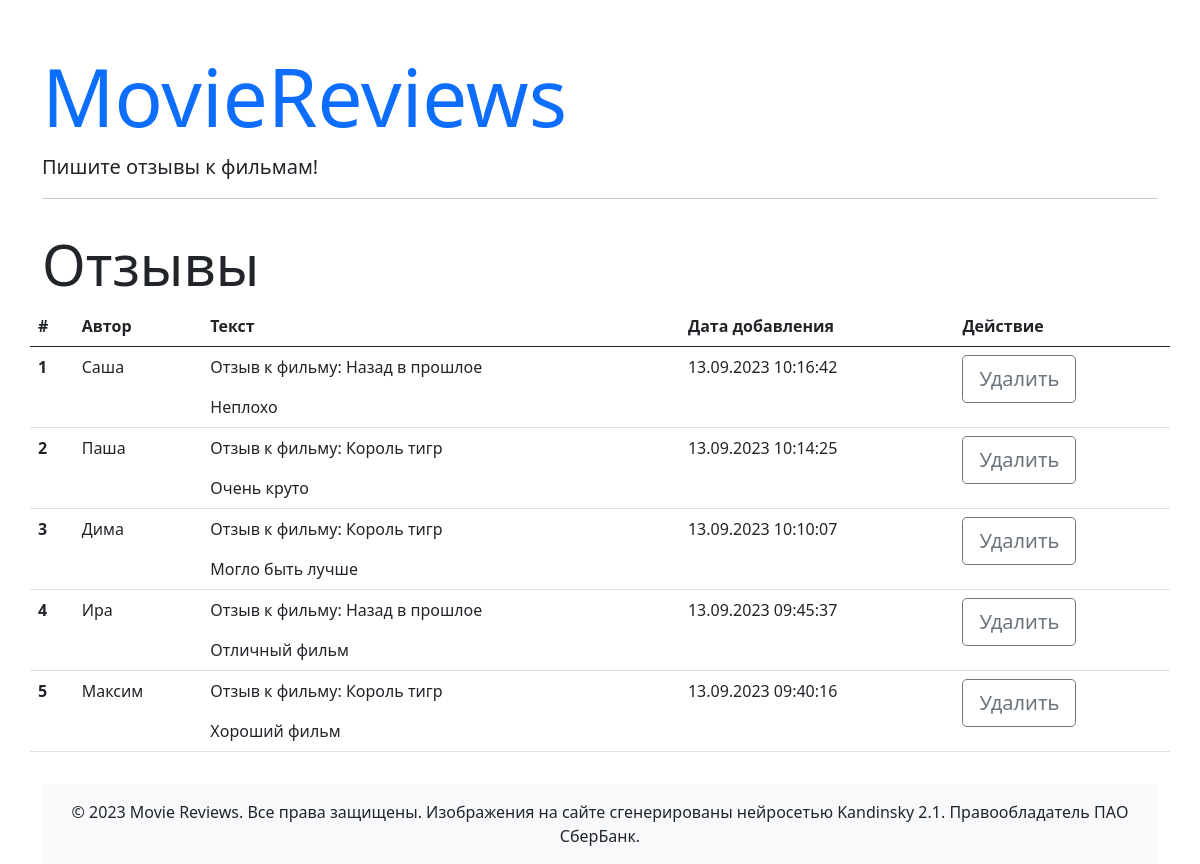
The app's page /reviews/ with its own data.
### main.py (models this page shows)
class Reviews(db.Model):
    id = db.Column(db.Integer, primary_key=True)
    author = db.Column(db.String(255), nullable=False)
    text = db.Column(db.Text, nullable=False)
    created_date = db.Column(db.DateTime, default=datetime.utcnow)
    grade=db.Column(db.Integer)
    movie_id=db.Column(db.Integer,db.ForeignKey('movie.id'))
    movie = db.relationship('Movie', back_populates='reviews')

class Movie(db.Model):
    id = db.Column(db.Integer, primary_key=True)
    title = db.Column(db.String(255), nullable=False)
    description = db.Column(db.Text, nullable=False)
    image= db.Column(db.Text)
    quantity=db.Column(db.Integer, default=0)
    reviews = db.relationship('Reviews', back_populates='movie')

### main.py (the view)
@app.route('/reviews/')
def reviews():
    reviews=Reviews.query.order_by(Reviews.created_date.desc()).all()
    return render_template('reviews.html', reviews=reviews)

### templates/reviews.html
{% extends 'base.html' %}
{% block content %}
<div class="container">
      <h1 class="mt-5 display-1"><a href="/" class="text-decoration-none">MovieReviews</a></h1>
      <p class="lead">Пишите отзывы к фильмам!</p>
      <hr>
        <div class="row mb-3">
          <h1 class="mt-3 display-4">Отзывы</h1>
          <table class="table table-hover">
            <thead>
              <tr>
                <th scope="col">#</th>
                <th scope="col">Автор</th>
                <th scope="col">Текст</th>
                <th scope="col">Дата добавления</th>
                <th scope="col">Действие</th>
              </tr>
            </thead>
            <tbody>
             {% for review in reviews %}
             <tr>
               <th scope="row"> {{loop.index }}</th>
               <td>
                 {{review.author}}
               </td>
               <td>
                 <p>Отзыв к фильму: {{review.movie.title}}</p>
                 {{ review.text}}
               </td>
               <td>
                 {{ review.created_date.strftime('%d.%m.%Y %H:%M:%S')}}
               </td>
               <td>
                 <a href="{{url_for('delete_review', id=review.id)}}" class ="btn btn-lg btn-outline-secondary"> Удалить </a>
               </td>
             </tr>
            {% endfor %}
            </tbody>
          </table>
        </div>
{% endblock %}

### records on screen
Reviews: author "Саша", movie "Назад в прошлое", text "Неплохо", created_date "13.09.2023 10:16:42"
Reviews: author "Паша", movie "Король тигр", text "Очень круто", created_date "13.09.2023 10:14:25"
Reviews: author "Дима", movie "Король тигр", text "Могло быть лучше", created_date "13.09.2023 10:10:07"
Reviews: author "Ира", movie "Назад в прошлое", text "Отличный фильм", created_date "13.09.2023 09:45:37"
Reviews: author "Максим", movie "Король тигр", text "Хороший фильм", created_date "13.09.2023 09:40:16"
